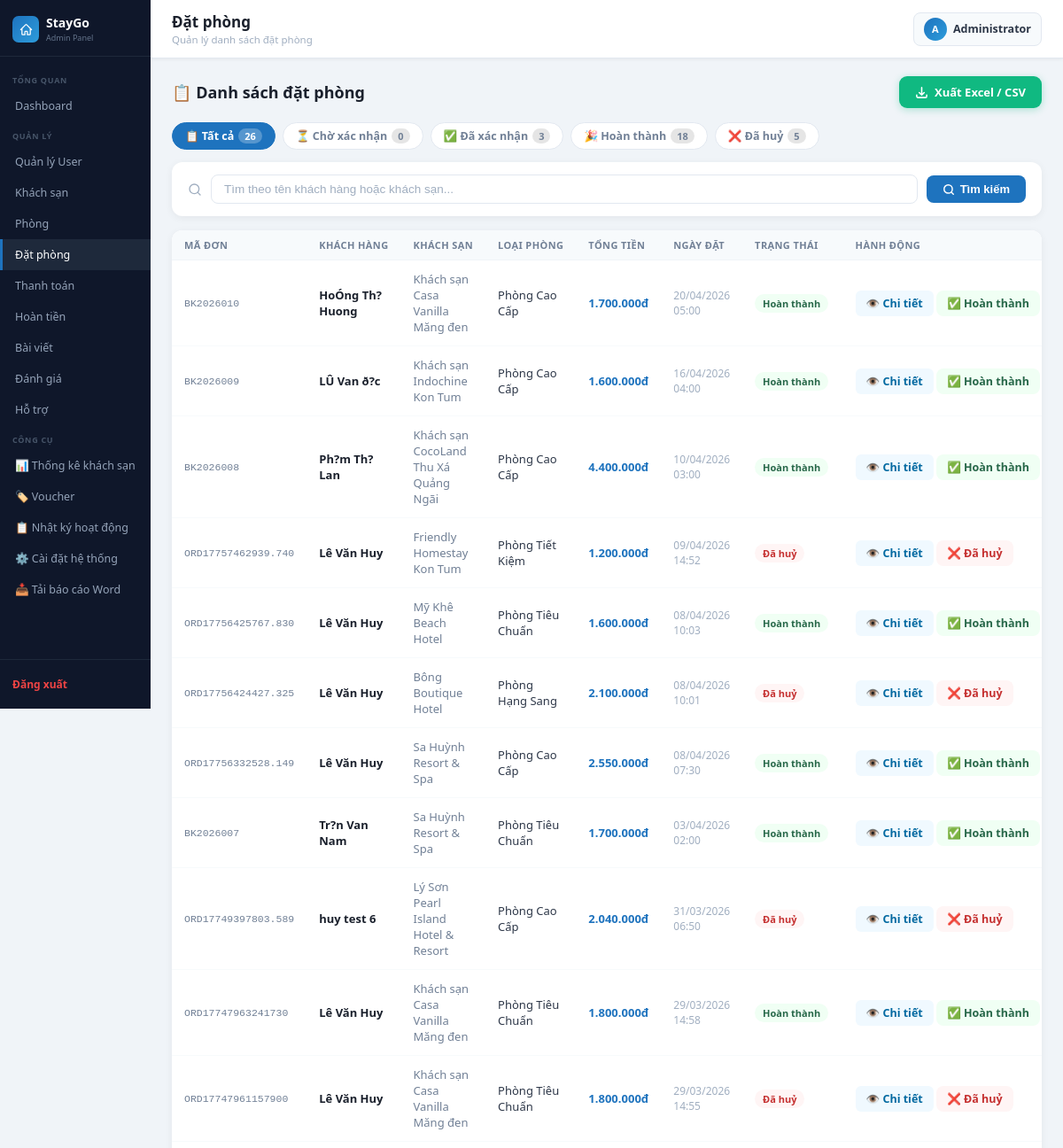
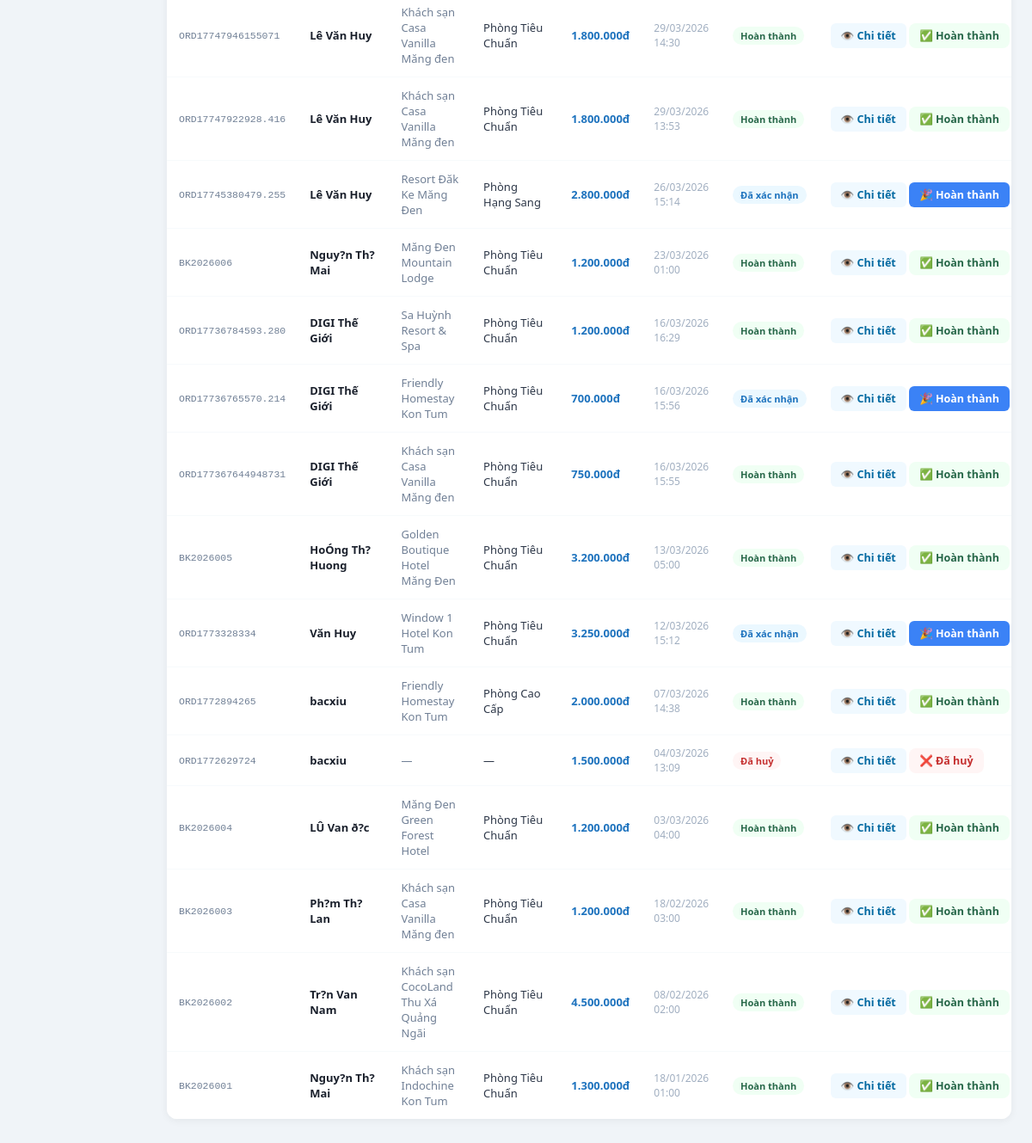
The app's page /admin_lvhuy_kontum/bookings.php (signed in) with its own data (2 pictures, top to bottom).
### tables this page shows
CREATE TABLE `bookings` (
  `id` int(11) NOT NULL,
  `order_code` varchar(30) NOT NULL,
  `user_id` int(11) DEFAULT NULL,
  `room_id` int(11) DEFAULT NULL,
  `full_name` varchar(100) DEFAULT NULL,
  `email` varchar(100) DEFAULT NULL,
  `phone` varchar(20) DEFAULT NULL,
  `check_in` date DEFAULT NULL,
  `check_out` date DEFAULT NULL,
  `total_price` decimal(10,2) DEFAULT NULL,
  `payment_method` enum('bank','momo','vnpay','hotel','card') NOT NULL,
  `note` text DEFAULT NULL,
  `voucher_code` varchar(30) DEFAULT NULL,
  `discount_amount` decimal(10,2) NOT NULL DEFAULT 0.00,
  `status` varchar(20) NOT NULL DEFAULT 'pending',
  `created_at` timestamp NOT NULL DEFAULT current_timestamp(),
  `updated_at` timestamp NULL DEFAULT NULL ON UPDATE current_timestamp(),
  `refund_requested` tinyint(1) DEFAULT 0,
  `refund_requested_at` datetime DEFAULT NULL,
  `refund_amount` decimal(15,2) DEFAULT 0.00
);

CREATE TABLE `hotels` (
  `id` int(11) NOT NULL,
  `name` varchar(150) DEFAULT NULL,
  `address` varchar(255) DEFAULT NULL,
  `description` text DEFAULT NULL,
  `image` varchar(255) DEFAULT NULL,
  `created_at` timestamp NOT NULL DEFAULT current_timestamp(),
  `updated_at` timestamp NULL DEFAULT NULL ON UPDATE current_timestamp(),
  `location_id` int(11) DEFAULT NULL,
  `rating` decimal(2,1) DEFAULT 0.0,
  `review_text` varchar(50) DEFAULT NULL,
  `review_count` int(11) DEFAULT 0,
  `price` int(11) DEFAULT NULL,
  `old_price` int(11) DEFAULT NULL,
  `checkin_time` varchar(10) DEFAULT '14:00',
  `checkout_time` varchar(10) DEFAULT '12:00',
  `is_active` tinyint(1) DEFAULT 0,
  `is_weekend_deal` tinyint(1) NOT NULL DEFAULT 0,
  `star_category` tinyint(1) NOT NULL DEFAULT 3 COMMENT '1-5 sao (hang khach san)'
);

CREATE TABLE `rooms` (
  `id` int(11) NOT NULL,
  `hotel_id` int(11) DEFAULT NULL,
  `room_name` varchar(100) DEFAULT NULL,
  `bed_type` varchar(100) DEFAULT NULL,
  `price` decimal(10,2) DEFAULT NULL,
  `quantity` int(11) DEFAULT NULL,
  `is_active` tinyint(1) NOT NULL DEFAULT 1,
  `description` text DEFAULT NULL,
  `max_guests` int(11) NOT NULL DEFAULT 2,
  `created_at` timestamp NOT NULL DEFAULT current_timestamp(),
  `updated_at` timestamp NULL DEFAULT NULL ON UPDATE current_timestamp(),
  `image` varchar(255) DEFAULT NULL
);

### admin_lvhuy_kontum/bookings.php (the view, shortened to what this page needs)
<?php
include("../config/database.php");
include("../includes/admin_header.php");
$filter = isset($_GET['status']) ? $_GET['status'] : '';
$where  = $filter ? "WHERE b.status = '" . $conn->real_escape_string($filter) . "'" : '';
$search = isset($_GET['search']) ? trim($_GET['search']) : '';
$result = $conn->query("
    SELECT b.*,
        u.full_name AS user_name,
        r.room_name,
        h.name AS hotel_name
    FROM bookings b
    LEFT JOIN users u  ON b.user_id  = u.id
    LEFT JOIN rooms r  ON b.room_id  = r.id
    LEFT JOIN hotels h ON r.hotel_id = h.id
    $where
    ORDER BY b.created_at DESC
");
$status_map = [
    'pending'   => ['Chờ xác nhận', '#b7791f', '#fffbeb'],
    'confirmed' => ['Đã xác nhận',  '#1e73be', '#ebf8ff'],
    'cancelled' => ['Đã huỷ',       '#c53030', '#fff5f5'],
    'completed' => ['Hoàn thành',   '#276749', '#f0fff4'],
    'paid'      => ['Đã xác nhận',  '#1e73be', '#ebf8ff'],
    'cancel'    => ['Đã huỷ',       '#c53030', '#fff5f5'],
    'canceled'  => ['Đã huỷ',       '#c53030', '#fff5f5'],
    'done'      => ['Hoàn thành',   '#276749', '#f0fff4'],
    'approved'  => ['Đã xác nhận',  '#1e73be', '#ebf8ff'],
];
$counts = [];
$cr = $conn->query("SELECT COALESCE(NULLIF(status,''),'pending') as s, COUNT(*) as c FROM bookings GROUP BY s");
while($r = $cr->fetch_assoc()) $counts[$r['s']] = $r['c'];
$counts[''] = array_sum($counts);
$export_qs = http_build_query(array_filter([
    'export' => 'csv',
    'status' => $filter,
    'search' => $search,
]));
?>
<div style="display:flex;align-items:center;justify-content:space-between;margin-bottom:16px">
    <div class="page-header" style="margin:0">
        <h2>📋 Danh sách đặt phòng</h2>
    </div>
    <a href="bookings.php?<?= $export_qs ?>"
    style="display:inline-flex;align-items:center;gap:7px;background:#10b981;color:#fff;padding:9px 18px;border-radius:9px;text-decoration:none;font-size:13px;font-weight:700;box-shadow:0 2px 8px rgba(16,185,129,.3);transition:background .2s"
    onmouseover="this.style.background='#059669'" onmouseout="this.style.background='#10b981'"
    title="Xuất danh sách đang lọc ra file CSV — mở được bằng Excel">
        <svg width="15" height="15" fill="none" viewBox="0 0 24 24" stroke="currentColor" stroke-width="2.5">
            <path stroke-linecap="round" stroke-linejoin="round" d="M3 16.5v2.25A2.25 2.25 0 005.25 21h13.5A2.25 2.25 0 0021 18.75V16.5M16.5 12L12 16.5m0 0L7.5 12m4.5 4.5V3"/>
        </svg>
        Xuất Excel / CSV
    </a>
</div>
<div class="filter-tabs">
    <?php
    $tabs = [
        ''          => '📋 Tất cả',
        'pending'   => '⏳ Chờ xác nhận',
        'confirmed' => '✅ Đã xác nhận',
        'completed' => '🎉 Hoàn thành',
        'cancelled' => '❌ Đã huỷ',
    ];
    foreach($tabs as $val => $label):
        $active = ($filter === $val) ? 'active' : '';
        $cnt    = $counts[$val] ?? 0;
        $href   = 'bookings.php?' . ($val ? "status=$val" : '') . ($search ? "&search=" . urlencode($search) : '');
    ?>
        <a href="<?= $href ?>" class="filter-tab <?= $active ?>">
            <?= $label ?>
            <span class="count"><?= $cnt ?></span>
        </a>
    <?php endforeach; ?>
</div>
<form method="GET" action="">
    <div class="search-bar">
        <svg width="16" height="16" fill="none" viewBox="0 0 24 24" stroke="#a0aec0" stroke-width="2" style="flex-shrink:0">
            <circle cx="11" cy="11" r="8"/><path stroke-linecap="round" d="M21 21l-4.35-4.35"/>
        </svg>
        <input type="text" name="search"
            placeholder="Tìm theo tên khách hàng hoặc khách sạn..."
            value="<?= htmlspecialchars($search) ?>">
        <button type="submit" class="btn-search">
            <svg width="14" height="14" fill="none" viewBox="0 0 24 24" stroke="currentColor" stroke-width="2.5">
                <circle cx="11" cy="11" r="8"/><path stroke-linecap="round" d="M21 21l-4.35-4.35"/>
            </svg>
            Tìm kiếm
        </button>
    </div>
</form>
<div class="section-card">
    <table>
        <thead>
            <tr>
                <th>Mã đơn</th>
                <th>Khách hàng</th>
                <th>Khách sạn</th>
                <th>Loại phòng</th>
                <th>Tổng tiền</th>
                <th>Ngày đặt</th>
                <th>Trạng thái</th>
                <th>Hành động</th>
            </tr>
        </thead>
        <tbody>
        <?php if($result->num_rows === 0): ?>
            <tr>
                <td colspan="8" style="text-align:center;color:#a0aec0;padding:40px">
                    <?= $search ? "Không tìm thấy đơn nào với \"<strong>" . htmlspecialchars($search) . "</strong>\"" : 'Chưa có đặt phòng nào' ?>
                </td>
            </tr>
        <?php else: ?>
            <?php while($row = $result->fetch_assoc()):
                $sm = $status_map[$row['status']] ?? ['Không rõ', '#718096', '#f7fafc'];
            ?>
            <tr>
                <td class="td-order"><?= htmlspecialchars($row['order_code'] ?? '#' . $row['id']) ?></td>
                <td class="td-name"><?= htmlspecialchars($row['full_name'] ?? $row['user_name'] ?? '—') ?></td>
                <td style="color:#718096"><?= htmlspecialchars($row['hotel_name'] ?? '—') ?></td>
                <td style="color:#2d3748"><?= htmlspecialchars($row['room_name'] ?? '—') ?></td>
                <td class="td-price"><?= number_format($row['total_price'] ?? 0, 0, ',', '.') ?>đ</td>
                <td style="color:#a0aec0;font-size:12px"><?= date('d/m/Y H:i', strtotime($row['created_at'])) ?></td>
                <td>
                    <span class="status-badge" style="color:<?= $sm[1] ?>;background:<?= $sm[2] ?>">
                        <?= $sm[0] ?>
                    </span>
                </td>
                <td style="white-space:nowrap">
                    <a href="booking_detail.php?id=<?= $row['id'] ?>"
                       class="btn btn-edit" style="background:#f0f9ff;color:#0369a1;border-color:#bae6fd">👁️ Chi tiết</a>
                    <?php
                    $s = $row['status'];
                    $is_pending   = ($s === 'pending');
                    $is_confirmed = in_array($s, ['confirmed', 'paid', 'approved']);
                    ?>
                    <?php if($is_pending): ?>
                        <a href="update_booking.php?id=<?= $row['id'] ?>&status=confirmed"
                        class="btn btn-confirm"
                        onclick="return confirm('Xác nhận đơn này?')">✅ Xác nhận</a>
                        <a href="update_booking.php?id=<?= $row['id'] ?>&status=cancelled"
                        class="btn btn-cancel"
                        onclick="return confirm('Huỷ đơn này?')">❌ Huỷ</a>
                    <?php elseif($is_confirmed): ?>
                        <a href="update_booking.php?id=<?= $row['id'] ?>&status=completed"
                        class="btn btn-edit"
                        onclick="return confirm('Đánh dấu hoàn thành?')">🎉 Hoàn thành</a>
                    <?php else: ?>
                        <?php if(in_array($row['status'], ['completed', 'done'])): ?>
                            <span style="display:inline-flex;align-items:center;gap:5px;padding:6px 12px;background:#f0fff4;color:#276749;border-radius:8px;font-size:12.5px;font-weight:600">
                                ✅ Hoàn thành
                            </span>
                        <?php elseif(in_array($row['status'], ['cancelled', 'cancel', 'canceled'])): ?>
                            <span style="display:inline-flex;align-items:center;gap:5px;padding:6px 12px;background:#fff5f5;color:#c53030;border-radius:8px;font-size:12.5px;font-weight:600">
                                ❌ Đã huỷ
                            </span>
                        <?php else: ?>
                            <span style="color:#a0aec0;font-size:12px;font-style:italic">—</span>
                        <?php endif; ?>
                    <?php endif; ?>
                </td>
            </tr>
            <?php endwhile; ?>
        <?php endif; ?>
        </tbody>
    </table>
</div>
<?php include("../includes/admin_footer.php"); ?>

### assets/css/admin.css (style rules this page uses)
*, *::before, *::after { box-sizing: border-box; margin: 0; padding: 0; }
body { font-family: 'Segoe UI', Arial, sans-serif; background: #f0f4f8; color: #1a202c; }
svg { display: inline-block; vertical-align: middle; overflow: hidden; flex-shrink: 0; }
.page-header { display: flex; align-items: center; justify-content: space-between; margin-bottom: 20px; }
.page-header h2 { font-size: 18px; font-weight: 700; color: #1a202c; }
.section-card { background: #fff; border-radius: 12px; box-shadow: 0 2px 10px rgba(0,0,0,.06); overflow: hidden; margin-bottom: 24px; }
table { width: 100%; border-collapse: collapse; background: #fff; }
th { background: #f7fafc; font-size: 11px; font-weight: 700; text-transform: uppercase; letter-spacing: .4px; color: #718096; padding: 9px 14px; text-align: left; border-bottom: 1px solid #f0f4f8; white-space: nowrap; }
td { padding: 12px 14px; font-size: 13px; color: #2d3748; border-bottom: 1px solid #f7fafc; vertical-align: middle; }
tr:last-child td { border-bottom: none; }
.td-order { font-family: monospace; font-size: 11.5px; color: #718096; }
.td-name { font-weight: 600; color: #1a202c; }
.td-price { font-weight: 700; color: #1e73be; }
.status-badge { display: inline-block; padding: 3px 9px; border-radius: 20px; font-size: 11px; font-weight: 600; white-space: nowrap; }
.btn { padding: 6px 12px; border-radius: 6px; text-decoration: none; font-size: 12.5px; font-weight: 600; display: inline-block; border: none; cursor: pointer; transition: background .15s; }
.btn-edit { background: #3b82f6; color: #fff; }
.search-bar { display: flex; gap: 10px; align-items: center; background: #fff; padding: 14px 18px; border-radius: 12px; box-shadow: 0 2px 10px rgba(0,0,0,.06); margin-bottom: 16px; }
.search-bar input { flex: 1; padding: 8px 14px; border: 1px solid #e2e8f0; border-radius: 8px; font-size: 13.5px; color: #2d3748; outline: none; transition: border-color .2s; }
.search-bar input::placeholder { color: #a0aec0; }
.btn-search { background: #1e73be; color: #fff; padding: 8px 18px; border-radius: 8px; font-size: 13px; font-weight: 600; border: none; cursor: pointer; display: inline-flex; align-items: center; gap: 6px; transition: background .15s; }
.filter-tabs { display: flex; gap: 8px; margin-bottom: 14px; flex-wrap: wrap; }
.filter-tab { padding: 6px 14px; border-radius: 20px; font-size: 12.5px; font-weight: 600; text-decoration: none; border: 1.5px solid #e2e8f0; color: #718096; background: #fff; transition: all .15s; display: flex; align-items: center; gap: 5px; }
.filter-tab.active { background: #1e73be; color: #fff; border-color: #1e73be; }
.filter-tab .count { background: rgba(0,0,0,.1); border-radius: 10px; padding: 1px 7px; font-size: 11px; }
.filter-tab.active .count { background: rgba(255,255,255,.25); }

### records on screen
bookings: order_code "BK2026010", full_name "HoÓng Th? Huong", hotels.name "Khách sạn Casa Vanilla Măng đen", room.room_name "Phòng Cao Cấp", total_price "1.700.000", created_at "20/04/2026 05:00", status "Hoàn thành", shows "✅ Hoàn thành"
bookings: order_code "BK2026009", full_name "LÛ Van ð?c", hotels.name "Khách sạn Indochine Kon Tum", room.room_name "Phòng Cao Cấp", total_price "1.600.000", created_at "16/04/2026 04:00", status "Hoàn thành", shows "✅ Hoàn thành"
bookings: order_code "BK2026008", full_name "Ph?m Th? Lan", hotels.name "Khách sạn CocoLand Thu Xá Quảng Ngãi", room.room_name "Phòng Cao Cấp", total_price "4.400.000", created_at "10/04/2026 03:00", status "Hoàn thành", shows "✅ Hoàn thành"
bookings: order_code "ORD17757462939.740", full_name "Lê Văn Huy", hotels.name "Friendly Homestay Kon Tum", room.room_name "Phòng Tiết Kiệm", total_price "1.200.000", created_at "09/04/2026 14:52", status "Đã huỷ", shows "❌ Đã huỷ"
bookings: order_code "ORD17756425767.830", full_name "Lê Văn Huy", hotels.name "Mỹ Khê Beach Hotel", room.room_name "Phòng Tiêu Chuẩn", total_price "1.600.000", created_at "08/04/2026 10:03", status "Hoàn thành", shows "✅ Hoàn thành"
bookings: order_code "ORD17756424427.325", full_name "Lê Văn Huy", hotels.name "Bông Boutique Hotel", room.room_name "Phòng Hạng Sang", total_price "2.100.000", created_at "08/04/2026 10:01", status "Đã huỷ", shows "❌ Đã huỷ"
bookings: order_code "ORD17756332528.149", full_name "Lê Văn Huy", hotels.name "Sa Huỳnh Resort & Spa", room.room_name "Phòng Cao Cấp", total_price "2.550.000", created_at "08/04/2026 07:30", status "Hoàn thành", shows "✅ Hoàn thành"
bookings: order_code "BK2026007", full_name "Tr?n Van Nam", hotels.name "Sa Huỳnh Resort & Spa", room.room_name "Phòng Tiêu Chuẩn", total_price "1.700.000", created_at "03/04/2026 02:00", status "Hoàn thành", shows "✅ Hoàn thành"
bookings: order_code "ORD17749397803.589", full_name "huy test 6", hotels.name "Lý Sơn Pearl Island Hotel & Resort", room.room_name "Phòng Cao Cấp", total_price "2.040.000", created_at "31/03/2026 06:50", status "Đã huỷ", shows "❌ Đã huỷ"
bookings: order_code "ORD17747963241730", full_name "Lê Văn Huy", hotels.name "Khách sạn Casa Vanilla Măng đen", room.room_name "Phòng Tiêu Chuẩn", total_price "1.800.000", created_at "29/03/2026 14:58", status "Hoàn thành", shows "✅ Hoàn thành"
bookings: order_code "ORD17747961157900", full_name "Lê Văn Huy", hotels.name "Khách sạn Casa Vanilla Măng đen", room.room_name "Phòng Tiêu Chuẩn", total_price "1.800.000", created_at "29/03/2026 14:55", status "Đã huỷ", shows "❌ Đã huỷ"
bookings: order_code "ORD17747946155071", full_name "Lê Văn Huy", hotels.name "Khách sạn Casa Vanilla Măng đen", room.room_name "Phòng Tiêu Chuẩn", total_price "1.800.000", created_at "29/03/2026 14:30", status "Hoàn thành", shows "✅ Hoàn thành"
bookings: order_code "ORD17747922928.416", full_name "Lê Văn Huy", hotels.name "Khách sạn Casa Vanilla Măng đen", room.room_name "Phòng Tiêu Chuẩn", total_price "1.800.000", created_at "29/03/2026 13:53", status "Hoàn thành", shows "✅ Hoàn thành"
bookings: order_code "ORD17745380479.255", full_name "Lê Văn Huy", hotels.name "Resort Đăk Ke Măng Đen", room.room_name "Phòng Hạng Sang", total_price "2.800.000", created_at "26/03/2026 15:14", status "Đã xác nhận"
bookings: order_code "BK2026006", full_name "Nguy?n Th? Mai", hotels.name "Măng Đen Mountain Lodge", room.room_name "Phòng Tiêu Chuẩn", total_price "1.200.000", created_at "23/03/2026 01:00", status "Hoàn thành", shows "✅ Hoàn thành"
bookings: order_code "ORD17736784593.280", full_name "DIGI Thế Giới", hotels.name "Sa Huỳnh Resort & Spa", room.room_name "Phòng Tiêu Chuẩn", total_price "1.200.000", created_at "16/03/2026 16:29", status "Hoàn thành", shows "✅ Hoàn thành"
bookings: order_code "ORD17736765570.214", full_name "DIGI Thế Giới", hotels.name "Friendly Homestay Kon Tum", room.room_name "Phòng Tiêu Chuẩn", total_price "700.000", created_at "16/03/2026 15:56", status "Đã xác nhận"
bookings: order_code "ORD177367644948731", full_name "DIGI Thế Giới", hotels.name "Khách sạn Casa Vanilla Măng đen", room.room_name "Phòng Tiêu Chuẩn", total_price "750.000", created_at "16/03/2026 15:55", status "Hoàn thành", shows "✅ Hoàn thành"
bookings: order_code "BK2026005", full_name "HoÓng Th? Huong", hotels.name "Golden Boutique Hotel Măng Đen", room.room_name "Phòng Tiêu Chuẩn", total_price "3.200.000", created_at "13/03/2026 05:00", status "Hoàn thành", shows "✅ Hoàn thành"
bookings: order_code "ORD1773328334", full_name "Văn Huy", hotels.name "Window 1 Hotel Kon Tum", room.room_name "Phòng Tiêu Chuẩn", total_price "3.250.000", created_at "12/03/2026 15:12", status "Đã xác nhận"
bookings: order_code "ORD1772894265", full_name "bacxiu", hotels.name "Friendly Homestay Kon Tum", room.room_name "Phòng Cao Cấp", total_price "2.000.000", created_at "07/03/2026 14:38", status "Hoàn thành", shows "✅ Hoàn thành"
bookings: order_code "ORD1772629724", full_name "bacxiu", hotel_name "—", room_name "—", total_price "1.500.000", created_at "04/03/2026 13:09", status "Đã huỷ", shows "❌ Đã huỷ"
bookings: order_code "BK2026004", full_name "LÛ Van ð?c", hotels.name "Măng Đen Green Forest Hotel", room.room_name "Phòng Tiêu Chuẩn", total_price "1.200.000", created_at "03/03/2026 04:00", status "Hoàn thành", shows "✅ Hoàn thành"
bookings: order_code "BK2026003", full_name "Ph?m Th? Lan", hotels.name "Khách sạn Casa Vanilla Măng đen", room.room_name "Phòng Tiêu Chuẩn", total_price "1.200.000", created_at "18/02/2026 03:00", status "Hoàn thành", shows "✅ Hoàn thành"
bookings: order_code "BK2026002", full_name "Tr?n Van Nam", hotels.name "Khách sạn CocoLand Thu Xá Quảng Ngãi", room.room_name "Phòng Tiêu Chuẩn", total_price "4.500.000", created_at "08/02/2026 02:00", status "Hoàn thành", shows "✅ Hoàn thành"
bookings: order_code "BK2026001", full_name "Nguy?n Th? Mai", hotels.name "Khách sạn Indochine Kon Tum", room.room_name "Phòng Tiêu Chuẩn", total_price "1.300.000", created_at "18/01/2026 01:00", status "Hoàn thành", shows "✅ Hoàn thành"

### other values on screen
$page_title "Đặt phòng"
$page_subtitle "Quản lý danh sách đặt phòng"
$admin_avatar "A"
$admin_name "Administrator"
$label "📋 Tất cả"
$cnt "26"
$label "⏳ Chờ xác nhận"
$cnt "0"
$label "✅ Đã xác nhận"
$cnt "3"
$label "🎉 Hoàn thành"
$cnt "18"
$label "❌ Đã huỷ"
$cnt "5"
